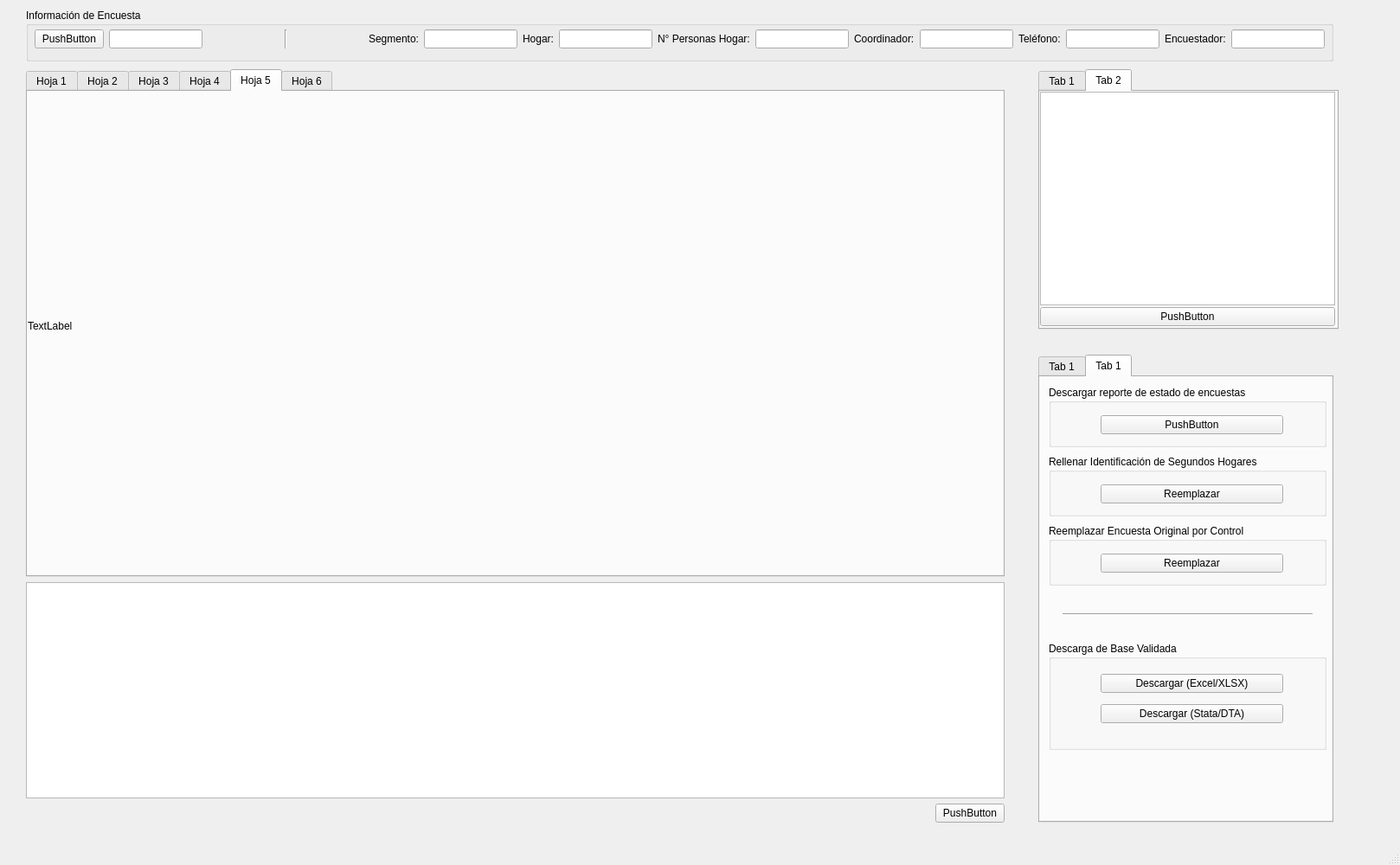
<?xml version="1.0" encoding="UTF-8"?>
<ui version="4.0">
 <class>MainWindow</class>
 <widget class="QMainWindow" name="MainWindow">
  <property name="geometry">
   <rect>
    <x>0</x>
    <y>0</y>
    <width>1618</width>
    <height>1000</height>
   </rect>
  </property>
  <property name="windowTitle">
   <string>MainWindow</string>
  </property>
  <property name="styleSheet">
   <string notr="true"/>
  </property>
  <widget class="QWidget" name="centralwidget">
   <widget class="QGroupBox" name="interview_info">
    <property name="geometry">
     <rect>
      <x>30</x>
      <y>10</y>
      <width>1511</width>
      <height>61</height>
     </rect>
    </property>
    <property name="title">
     <string>Información de Encuesta</string>
    </property>
    <widget class="QWidget" name="gridLayoutWidget_3">
     <property name="geometry">
      <rect>
       <x>10</x>
       <y>20</y>
       <width>1491</width>
       <height>31</height>
      </rect>
     </property>
     <layout class="QGridLayout" name="grid_interview_info">
      <item row="0" column="14">
       <widget class="QLineEdit" name="lineEdit_7"/>
      </item>
      <item row="0" column="13">
       <widget class="QLabel" name="label_11">
        <property name="text">
         <string>Teléfono:</string>
        </property>
       </widget>
      </item>
      <item row="0" column="12">
       <widget class="QLineEdit" name="lineEdit_6"/>
      </item>
      <item row="0" column="16">
       <widget class="QLineEdit" name="lineEdit_8"/>
      </item>
      <item row="0" column="15">
       <widget class="QLabel" name="label_12">
        <property name="text">
         <string>Encuestador:</string>
        </property>
       </widget>
      </item>
      <item row="0" column="6">
       <widget class="QLineEdit" name="lineEdit_3"/>
      </item>
      <item row="0" column="5">
       <widget class="QLabel" name="label_7">
        <property name="text">
         <string>Segmento:</string>
        </property>
       </widget>
      </item>
      <item row="0" column="3">
       <widget class="Line" name="line">
        <property name="orientation">
         <enum>Qt::Vertical</enum>
        </property>
       </widget>
      </item>
      <item row="0" column="11">
       <widget class="QLabel" name="label_10">
        <property name="text">
         <string>Coordinador:</string>
        </property>
       </widget>
      </item>
      <item row="0" column="8">
       <widget class="QLineEdit" name="lineEdit_4"/>
      </item>
      <item row="0" column="10">
       <widget class="QLineEdit" name="lineEdit_5"/>
      </item>
      <item row="0" column="1">
       <widget class="QLineEdit" name="lineEdit_2"/>
      </item>
      <item row="0" column="7">
       <widget class="QLabel" name="label_8">
        <property name="text">
         <string>Hogar:</string>
        </property>
       </widget>
      </item>
      <item row="0" column="0">
       <widget class="QPushButton" name="pushButton_2">
        <property name="text">
         <string>PushButton</string>
        </property>
       </widget>
      </item>
      <item row="0" column="9">
       <widget class="QLabel" name="label_9">
        <property name="text">
         <string>N° Personas Hogar:</string>
        </property>
       </widget>
      </item>
      <item row="0" column="4">
       <spacer name="hspacer_interview_info_1">
        <property name="orientation">
         <enum>Qt::Horizontal</enum>
        </property>
        <property name="sizeHint" stdset="0">
         <size>
          <width>40</width>
          <height>20</height>
         </size>
        </property>
       </spacer>
      </item>
      <item row="0" column="2">
       <spacer name="hspacer_interview_info_2">
        <property name="orientation">
         <enum>Qt::Horizontal</enum>
        </property>
        <property name="sizeHint" stdset="0">
         <size>
          <width>40</width>
          <height>20</height>
         </size>
        </property>
       </spacer>
      </item>
     </layout>
    </widget>
   </widget>
   <widget class="QTabWidget" name="errores_comentarios">
    <property name="geometry">
     <rect>
      <x>1200</x>
      <y>80</y>
      <width>347</width>
      <height>301</height>
     </rect>
    </property>
    <property name="currentIndex">
     <number>1</number>
    </property>
    <widget class="QWidget" name="tab_errores">
     <attribute name="title">
      <string>Tab 1</string>
     </attribute>
     <widget class="QWidget" name="gridLayoutWidget">
      <property name="geometry">
       <rect>
        <x>0</x>
        <y>0</y>
        <width>341</width>
        <height>271</height>
       </rect>
      </property>
      <layout class="QGridLayout" name="layout_errores">
       <property name="spacing">
        <number>2</number>
       </property>
       <item row="0" column="0">
        <widget class="QListWidget" name="listWidget"/>
       </item>
       <item row="1" column="0">
        <widget class="QPushButton" name="UpdateErrors">
         <property name="text">
          <string>PushButton</string>
         </property>
        </widget>
       </item>
      </layout>
     </widget>
    </widget>
    <widget class="QWidget" name="tab_comentarios">
     <attribute name="title">
      <string>Tab 2</string>
     </attribute>
     <widget class="QWidget" name="gridLayoutWidget_2">
      <property name="geometry">
       <rect>
        <x>0</x>
        <y>0</y>
        <width>341</width>
        <height>271</height>
       </rect>
      </property>
      <layout class="QGridLayout" name="layout_comentarios">
       <property name="spacing">
        <number>2</number>
       </property>
       <item row="1" column="0" colspan="2">
        <widget class="QPushButton" name="agregar_comentario">
         <property name="text">
          <string>PushButton</string>
         </property>
        </widget>
       </item>
       <item row="0" column="0" colspan="2">
        <widget class="QTableView" name="tableView_2"/>
       </item>
      </layout>
     </widget>
    </widget>
   </widget>
   <widget class="QWidget" name="gridLayoutWidget_6">
    <property name="geometry">
     <rect>
      <x>30</x>
      <y>80</y>
      <width>1131</width>
      <height>871</height>
     </rect>
    </property>
    <layout class="QGridLayout" name="grid_imagenes">
     <item row="3" column="0" alignment="Qt::AlignRight">
      <widget class="QPushButton" name="guardar">
       <property name="text">
        <string>PushButton</string>
       </property>
      </widget>
     </item>
     <item row="2" column="0">
      <widget class="QTableWidget" name="tableWidget">
       <property name="sizePolicy">
        <sizepolicy hsizetype="Expanding" vsizetype="Fixed">
         <horstretch>0</horstretch>
         <verstretch>0</verstretch>
        </sizepolicy>
       </property>
       <property name="minimumSize">
        <size>
         <width>0</width>
         <height>250</height>
        </size>
       </property>
      </widget>
     </item>
     <item row="0" column="0">
      <widget class="QTabWidget" name="tabWidget">
       <property name="currentIndex">
        <number>4</number>
       </property>
       <property name="usesScrollButtons">
        <bool>true</bool>
       </property>
       <widget class="QWidget" name="tab_v1">
        <attribute name="title">
         <string>Hoja 1</string>
        </attribute>
        <widget class="QWidget" name="verticalLayoutWidget_3">
         <property name="geometry">
          <rect>
           <x>0</x>
           <y>0</y>
           <width>1121</width>
           <height>541</height>
          </rect>
         </property>
         <layout class="QVBoxLayout" name="verticalLayout_2">
          <item>
           <widget class="QLabel" name="label">
            <property name="text">
             <string>TextLabel</string>
            </property>
           </widget>
          </item>
         </layout>
        </widget>
       </widget>
       <widget class="QWidget" name="tab_v2">
        <attribute name="title">
         <string>Hoja 2</string>
        </attribute>
        <widget class="QWidget" name="verticalLayoutWidget_4">
         <property name="geometry">
          <rect>
           <x>0</x>
           <y>0</y>
           <width>1121</width>
           <height>541</height>
          </rect>
         </property>
         <layout class="QVBoxLayout" name="verticalLayout_3">
          <item>
           <widget class="QLabel" name="label_2">
            <property name="text">
             <string>TextLabel</string>
            </property>
           </widget>
          </item>
         </layout>
        </widget>
       </widget>
       <widget class="QWidget" name="tab_v3">
        <attribute name="title">
         <string>Hoja 3</string>
        </attribute>
        <widget class="QWidget" name="verticalLayoutWidget_5">
         <property name="geometry">
          <rect>
           <x>0</x>
           <y>0</y>
           <width>1131</width>
           <height>541</height>
          </rect>
         </property>
         <layout class="QVBoxLayout" name="verticalLayout_5">
          <item>
           <widget class="QLabel" name="label_3">
            <property name="text">
             <string>TextLabel</string>
            </property>
           </widget>
          </item>
         </layout>
        </widget>
       </widget>
       <widget class="QWidget" name="tab_v4">
        <attribute name="title">
         <string>Hoja 4</string>
        </attribute>
        <widget class="QWidget" name="verticalLayoutWidget_6">
         <property name="geometry">
          <rect>
           <x>0</x>
           <y>0</y>
           <width>1121</width>
           <height>541</height>
          </rect>
         </property>
         <layout class="QVBoxLayout" name="verticalLayout_6">
          <item>
           <widget class="QLabel" name="label_4">
            <property name="text">
             <string>TextLabel</string>
            </property>
           </widget>
          </item>
         </layout>
        </widget>
       </widget>
       <widget class="QWidget" name="tab_v5">
        <attribute name="title">
         <string>Hoja 5</string>
        </attribute>
        <widget class="QWidget" name="verticalLayoutWidget_7">
         <property name="geometry">
          <rect>
           <x>0</x>
           <y>0</y>
           <width>1121</width>
           <height>541</height>
          </rect>
         </property>
         <layout class="QVBoxLayout" name="verticalLayout_7">
          <item>
           <widget class="QLabel" name="label_5">
            <property name="text">
             <string>TextLabel</string>
            </property>
           </widget>
          </item>
         </layout>
        </widget>
       </widget>
       <widget class="QWidget" name="tab_v6">
        <attribute name="title">
         <string>Hoja 6</string>
        </attribute>
        <widget class="QWidget" name="verticalLayoutWidget_8">
         <property name="geometry">
          <rect>
           <x>0</x>
           <y>0</y>
           <width>1121</width>
           <height>541</height>
          </rect>
         </property>
         <layout class="QVBoxLayout" name="verticalLayout_8">
          <item>
           <widget class="QLabel" name="label_6">
            <property name="text">
             <string>TextLabel</string>
            </property>
           </widget>
          </item>
         </layout>
        </widget>
       </widget>
      </widget>
     </item>
    </layout>
   </widget>
   <widget class="QTabWidget" name="errores_comentarios_2">
    <property name="geometry">
     <rect>
      <x>1200</x>
      <y>410</y>
      <width>341</width>
      <height>541</height>
     </rect>
    </property>
    <property name="currentIndex">
     <number>1</number>
    </property>
    <property name="documentMode">
     <bool>false</bool>
    </property>
    <property name="tabsClosable">
     <bool>false</bool>
    </property>
    <property name="movable">
     <bool>false</bool>
    </property>
    <widget class="QWidget" name="tab_errores_2">
     <attribute name="title">
      <string>Tab 1</string>
     </attribute>
     <widget class="QWidget" name="gridLayoutWidget_4">
      <property name="geometry">
       <rect>
        <x>0</x>
        <y>0</y>
        <width>341</width>
        <height>521</height>
       </rect>
      </property>
      <layout class="QGridLayout" name="layout_errores_2">
       <property name="spacing">
        <number>2</number>
       </property>
       <item row="1" column="0">
        <widget class="QPushButton" name="pushButton">
         <property name="text">
          <string>PushButton</string>
         </property>
        </widget>
       </item>
       <item row="0" column="0">
        <layout class="QGridLayout" name="gridLayout_2">
         <item row="0" column="2">
          <widget class="QComboBox" name="comboBox">
           <property name="sizePolicy">
            <sizepolicy hsizetype="Expanding" vsizetype="Fixed">
             <horstretch>10</horstretch>
             <verstretch>0</verstretch>
            </sizepolicy>
           </property>
          </widget>
         </item>
         <item row="0" column="0">
          <widget class="QLabel" name="filtro">
           <property name="sizePolicy">
            <sizepolicy hsizetype="Fixed" vsizetype="Preferred">
             <horstretch>0</horstretch>
             <verstretch>0</verstretch>
            </sizepolicy>
           </property>
           <property name="text">
            <string>Filtro:</string>
           </property>
          </widget>
         </item>
         <item row="0" column="1">
          <widget class="QLineEdit" name="lineEdit">
           <property name="enabled">
            <bool>true</bool>
           </property>
           <property name="sizePolicy">
            <sizepolicy hsizetype="Expanding" vsizetype="Fixed">
             <horstretch>10</horstretch>
             <verstretch>0</verstretch>
            </sizepolicy>
           </property>
          </widget>
         </item>
         <item row="2" column="0" colspan="3">
          <widget class="QTableView" name="tableView"/>
         </item>
        </layout>
       </item>
      </layout>
     </widget>
    </widget>
    <widget class="QWidget" name="tab_comentarios_2">
     <attribute name="title">
      <string>Tab 1</string>
     </attribute>
     <widget class="QWidget" name="gridLayoutWidget_5">
      <property name="geometry">
       <rect>
        <x>10</x>
        <y>10</y>
        <width>321</width>
        <height>71</height>
       </rect>
      </property>
      <layout class="QGridLayout" name="layout_comentarios_2">
       <property name="spacing">
        <number>2</number>
       </property>
       <item row="0" column="1">
        <widget class="QGroupBox" name="groupBox_4">
         <property name="title">
          <string>Descargar reporte de estado de encuestas</string>
         </property>
         <widget class="QWidget" name="verticalLayoutWidget_2">
          <property name="geometry">
           <rect>
            <x>60</x>
            <y>30</y>
            <width>211</width>
            <height>31</height>
           </rect>
          </property>
          <layout class="QVBoxLayout" name="verticalLayout_4">
           <item>
            <widget class="QPushButton" name="agregar_comentario_2">
             <property name="text">
              <string>PushButton</string>
             </property>
            </widget>
           </item>
          </layout>
         </widget>
        </widget>
       </item>
      </layout>
     </widget>
     <widget class="QWidget" name="gridLayoutWidget_7">
      <property name="geometry">
       <rect>
        <x>10</x>
        <y>90</y>
        <width>321</width>
        <height>71</height>
       </rect>
      </property>
      <layout class="QGridLayout" name="layout_segundo_hogar">
       <property name="spacing">
        <number>2</number>
       </property>
       <item row="0" column="0">
        <widget class="QGroupBox" name="groupbox_segundo_hogar">
         <property name="title">
          <string>Rellenar Identificación de Segundos Hogares</string>
         </property>
         <widget class="QWidget" name="verticalLayoutWidget_9">
          <property name="geometry">
           <rect>
            <x>60</x>
            <y>30</y>
            <width>211</width>
            <height>31</height>
           </rect>
          </property>
          <layout class="QVBoxLayout" name="vertical_layout_segundo_hogar">
           <item>
            <widget class="QPushButton" name="boton_segundo_hogar">
             <property name="text">
              <string>Reemplazar</string>
             </property>
            </widget>
           </item>
          </layout>
         </widget>
        </widget>
       </item>
      </layout>
     </widget>
     <widget class="QWidget" name="gridLayoutWidget_11">
      <property name="geometry">
       <rect>
        <x>10</x>
        <y>170</y>
        <width>321</width>
        <height>71</height>
       </rect>
      </property>
      <layout class="QGridLayout" name="layout_reemplazar">
       <property name="spacing">
        <number>2</number>
       </property>
       <item row="0" column="1">
        <widget class="QGroupBox" name="groupbox_reemplazar">
         <property name="title">
          <string>Reemplazar Encuesta Original por Control</string>
         </property>
         <widget class="QWidget" name="verticalLayoutWidget_11">
          <property name="geometry">
           <rect>
            <x>60</x>
            <y>30</y>
            <width>211</width>
            <height>31</height>
           </rect>
          </property>
          <layout class="QVBoxLayout" name="vertical_layout_reemplazar">
           <item>
            <widget class="QPushButton" name="boton_reemplazar">
             <property name="text">
              <string>Reemplazar</string>
             </property>
            </widget>
           </item>
          </layout>
         </widget>
        </widget>
       </item>
      </layout>
     </widget>
     <widget class="QWidget" name="gridLayoutWidget_8">
      <property name="geometry">
       <rect>
        <x>10</x>
        <y>250</y>
        <width>321</width>
        <height>181</height>
       </rect>
      </property>
      <layout class="QGridLayout" name="grid_BaseValidada">
       <item row="0" column="1">
        <spacer name="vspacer1_BaseValidada">
         <property name="orientation">
          <enum>Qt::Vertical</enum>
         </property>
         <property name="sizeType">
          <enum>QSizePolicy::Fixed</enum>
         </property>
         <property name="sizeHint" stdset="0">
          <size>
           <width>20</width>
           <height>15</height>
          </size>
         </property>
        </spacer>
       </item>
       <item row="2" column="0">
        <spacer name="hspacer1_BaseValiada">
         <property name="orientation">
          <enum>Qt::Horizontal</enum>
         </property>
         <property name="sizeType">
          <enum>QSizePolicy::Fixed</enum>
         </property>
         <property name="sizeHint" stdset="0">
          <size>
           <width>10</width>
           <height>20</height>
          </size>
         </property>
        </spacer>
       </item>
       <item row="2" column="1">
        <widget class="Line" name="line_BaseValidada">
         <property name="orientation">
          <enum>Qt::Horizontal</enum>
         </property>
        </widget>
       </item>
       <item row="3" column="1">
        <spacer name="vspacer2_BaseValidada">
         <property name="orientation">
          <enum>Qt::Vertical</enum>
         </property>
         <property name="sizeType">
          <enum>QSizePolicy::Fixed</enum>
         </property>
         <property name="sizeHint" stdset="0">
          <size>
           <width>20</width>
           <height>15</height>
          </size>
         </property>
        </spacer>
       </item>
       <item row="2" column="2">
        <spacer name="hspacer2_BaseValiada">
         <property name="orientation">
          <enum>Qt::Horizontal</enum>
         </property>
         <property name="sizeType">
          <enum>QSizePolicy::Fixed</enum>
         </property>
         <property name="sizeHint" stdset="0">
          <size>
           <width>10</width>
           <height>20</height>
          </size>
         </property>
        </spacer>
       </item>
       <item row="4" column="0" colspan="3">
        <widget class="QGroupBox" name="groupBox_BaseValidada">
         <property name="sizePolicy">
          <sizepolicy hsizetype="Preferred" vsizetype="Preferred">
           <horstretch>0</horstretch>
           <verstretch>0</verstretch>
          </sizepolicy>
         </property>
         <property name="title">
          <string>Descarga de Base Validada</string>
         </property>
         <widget class="QWidget" name="gridLayoutWidget_9">
          <property name="geometry">
           <rect>
            <x>60</x>
            <y>30</y>
            <width>211</width>
            <height>71</height>
           </rect>
          </property>
          <layout class="QGridLayout" name="grid_BaseValidada_inner">
           <item row="0" column="0">
            <widget class="QPushButton" name="BaseValidada_excel">
             <property name="text">
              <string>Descargar (Excel/XLSX)</string>
             </property>
            </widget>
           </item>
           <item row="1" column="0">
            <widget class="QPushButton" name="BaseValidada_stata">
             <property name="text">
              <string>Descargar (Stata/DTA)</string>
             </property>
            </widget>
           </item>
          </layout>
         </widget>
        </widget>
       </item>
      </layout>
     </widget>
    </widget>
   </widget>
  </widget>
  <widget class="QStatusBar" name="statusbar"/>
 </widget>
 <resources/>
 <connections/>
</ui>
